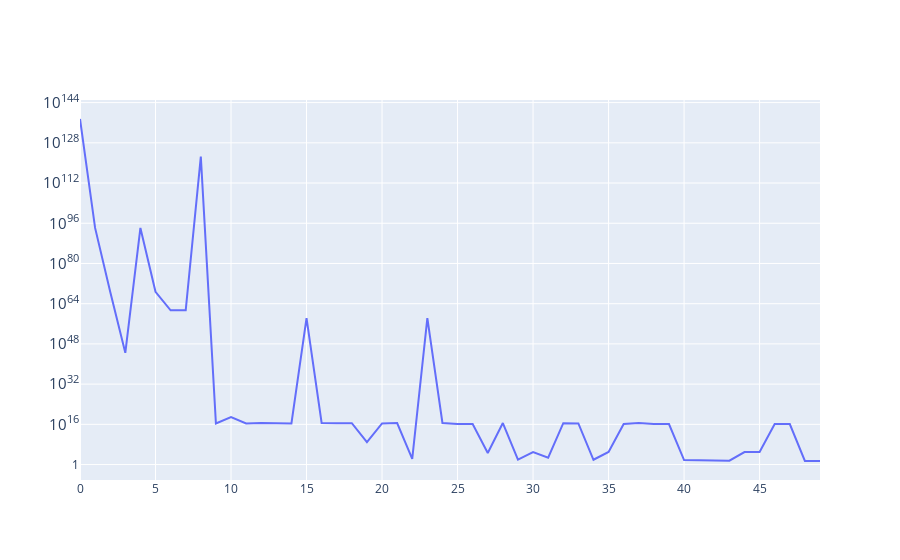

Notebook code cell kept with this figure:
### Code cell
loss_curve = go.Figure(lineof(np.arange(len(losses)), losses))
loss_curve.update_yaxes(type='log')
loss_curve
